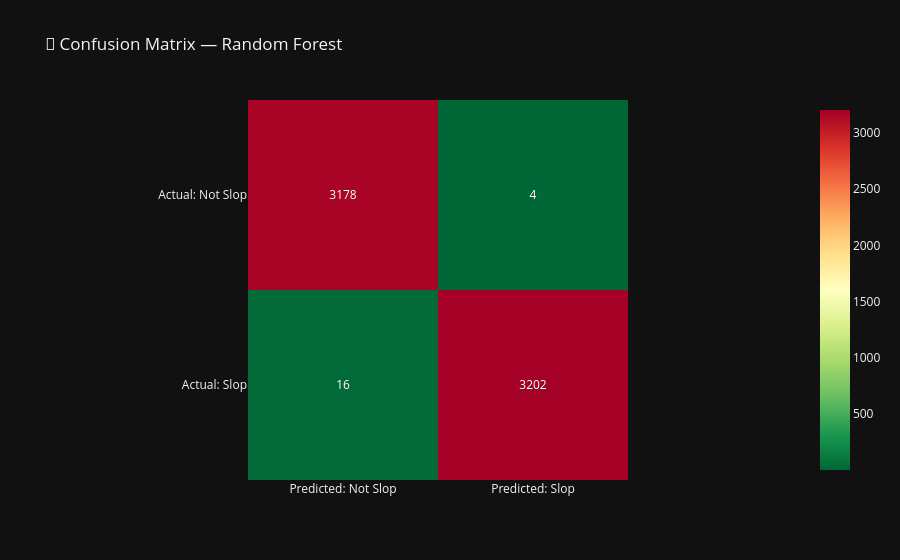

Notebook code for this chart:
### Code cell
# -------------------------------------------------------
# 6.4 Confusion Matrix (Random Forest)
# -------------------------------------------------------
cm = confusion_matrix(y_test, y_pred_rf)

fig = px.imshow(
    cm,
    text_auto=True,
    x=['Predicted: Not Slop', 'Predicted: Slop'],
    y=['Actual: Not Slop', 'Actual: Slop'],
    color_continuous_scale='RdYlGn_r',
    title='🧩 Confusion Matrix — Random Forest',
    template='plotly_dark'
)
fig.show()

### Figure 1 — Plotly figure (JSON) as saved in the notebook; plotly's stock layout.template omitted (floating-point values rounded to 4 significant figures)
{"data": [{"coloraxis": "coloraxis", "hovertemplate": "x: %{x}<br>y: %{y}<br>color: %{z}<extra></extra>", "name": "0", "texttemplate": "%{z}", "type": "heatmap", "x": ["Predicted: Not Slop", "Predicted: Slop"], "xaxis": "x", "y": ["Actual: Not Slop", "Actual: Slop"], "yaxis": "y", "z": [[3178, 4], [16, 3202]]}], "layout": {"coloraxis": {"colorscale": [[0, "rgb(0,104,55)"], [0.1, "rgb(26,152,80)"], [0.2, "rgb(102,189,99)"], [0.3, "rgb(166,217,106)"], [0.4, "rgb(217,239,139)"], [0.5, "rgb(255,255,191)"], [0.6, "rgb(254,224,139)"], [0.7, "rgb(253,174,97)"], [0.8, "rgb(244,109,67)"], [0.9, "rgb(215,48,39)"], [1, "rgb(165,0,38)"]]}, "title": {"text": "🧩 Confusion Matrix — Random Forest"}, "xaxis": {"anchor": "y", "constrain": "domain", "domain": [0, 1], "scaleanchor": "y"}, "yaxis": {"anchor": "x", "autorange": "reversed", "constrain": "domain", "domain": [0, 1]}}}
